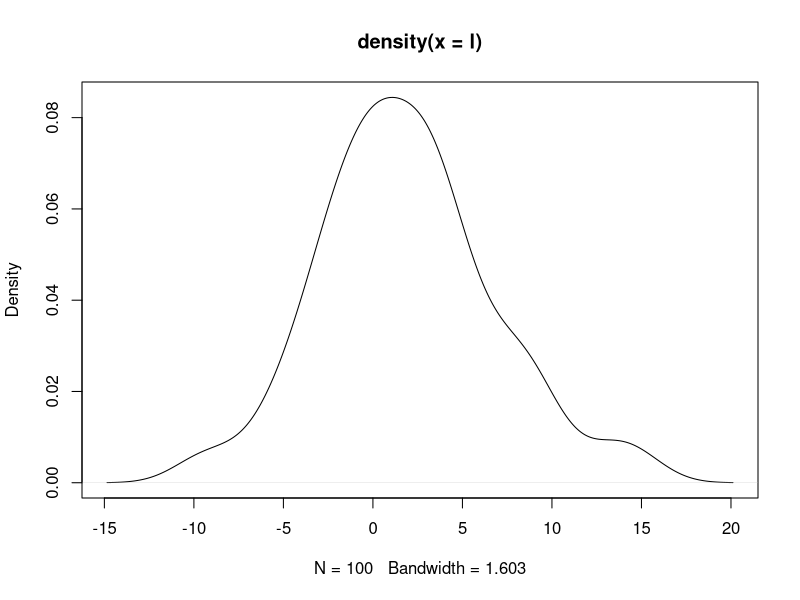

R code for this plot:
## ---- chunk 1
x <- 5
y <- "scalar"

x
y
## ---- chunk 2
    df = data.frame(x = rnorm(100,0,1), y = seq(from = 1, to = 100) )
    result <- lm(y~x, data =df)
    
    result
## ---- chunk 3
    result$coeff
## ---- chunk 4
str(df)
## ---- chunk 5
x <- c(35.6, 36.1, 35.8, 37.0, 36.5, 37.2, 35.8)
str(x)
is.vector(x)
## ---- chunk 6
    a <- c(1, 2, 4, 6, 8)         
    b <- c(1, c(2, c(4, 6.8)))     # 套嵌使用
    a == b
    
    s <- c(1:10)        # 一个序列。相当于 seq(from = 1, to = 10, by= 1)
    s

    int <- c(1L, 6L, 8L)    # 产生integer类

    log <- c(T, F, F, T, T) # logical

    chr <- c("these", "are", "some", "character")
## ---- chunk 7
     f <- seq(1:10)     # 默认的increament是1,相当于 c(1:10)
     f
     
     g <- seq(from = 1, to = 10, by = 0.5)
     
     g
## ---- chunk 8
     h <- rep(5, 10)        # 单个数字的重复
     h
     
     j <- rep(c(1:3), 3)    # 重复一个序列 c(1:3)
     j
## ---- chunk 9
k <- rnorm(100)    #default：rnorm(no, mean = 0, sd = 1)
     
l <- rnorm(100, mean = 2, sd = 5)
plot(density(l))
## ---- chunk 10
x <- rnorm(100)
typeof(x)
length(x)

y <- c("first", "second", "third")
typeof(y)
length(y)

z <- c(T, T, F)
typeof(z)
length(z)

w <- seq(from = 1, to = 10, by = 1)
typeof(w)
length(w)

mat <- matrix(rnorm(20), nrow = 4, ncol = 5)
typeof(mat)
length(mat)
## ---- chunk 11
u <- list(1:3, "cha", T, F, c(1, 4, 7), rep(1, 3), seq(1:5))

u
str(u)
typeof(u)
## ---- chunk 12
v <- list(list(2,4, T, "nope", seq(4:8)), rep(3:4, 2), list(T, F, "yes"))
v

str(v)
typeof(v)
